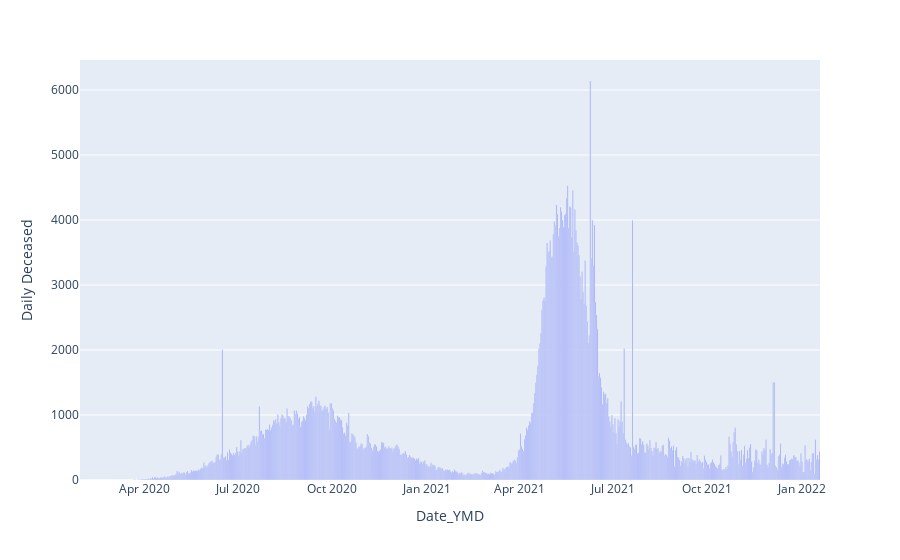

The notebook cell this image was saved under:
### Markdown cell above
having a look at deaths trends

### Code cell
fig = px.bar(df1, x= "Date_YMD", y="Daily Deceased")
fig.show()

### Figure 1 — Plotly figure (JSON) as saved in the notebook; plotly's stock layout.template omitted (floating-point values rounded to 4 significant figures; data arrays with more than 128 entries replaced by an {"elided": "..."} marker saying what was removed)
{"data": [{"alignmentgroup": "True", "hovertemplate": "Date_YMD=%{x}<br>Daily Deceased=%{y}<extra></extra>", "legendgroup": "", "marker": {"color": "#636efa", "pattern": {"shape": ""}}, "name": "", "offsetgroup": "", "orientation": "v", "showlegend": false, "textposition": "auto", "type": "bar", "x": {"elided": "720 str values"}, "xaxis": "x", "y": {"elided": "720 int values"}, "yaxis": "y"}], "layout": {"barmode": "relative", "legend": {"tracegroupgap": 0}, "margin": {"t": 60}, "xaxis": {"anchor": "y", "domain": [0, 1], "title": {"text": "Date_YMD"}}, "yaxis": {"anchor": "x", "domain": [0, 1], "title": {"text": "Daily Deceased"}}}}
